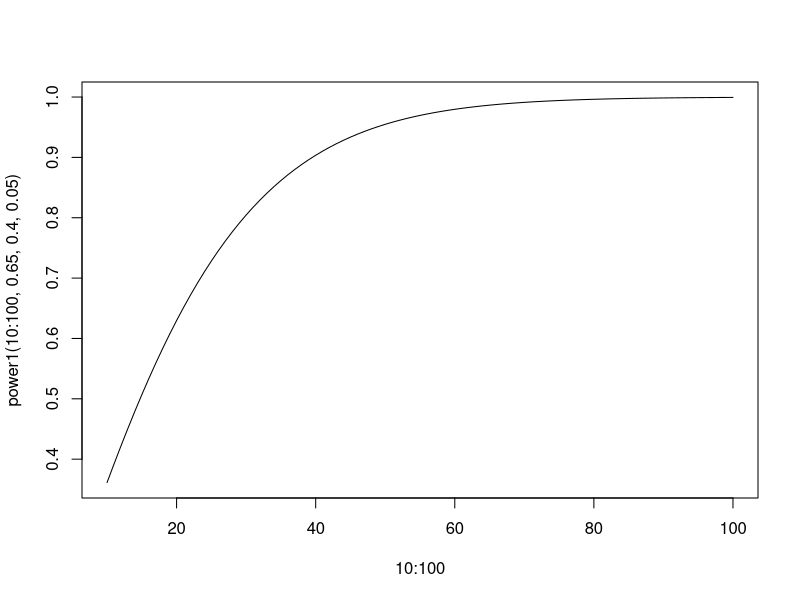

Recreate this plot in R.
# normal approximation 
power1 <- function(n, p_trt, p_ctrl, alpha){
    cutoff <- qnorm(alpha / 2)
    mean_alt <- (p_trt - p_ctrl) / sqrt(p_ctrl * (1 - p_ctrl) / n)
    sd_alt <- sqrt((p_trt * (1 - p_trt)) / p_ctrl / (1 - p_ctrl))
    p1 <- pnorm(cutoff, mean = mean_alt, sd = sd_alt, lower.tail = TRUE)
    p2 <- pnorm(-cutoff, mean = mean_alt, sd = sd_alt, lower.tail = FALSE)
    return(p1 + p2)
}

uniroot(function(n, p_trt, p_ctrl, alpha, power){
    power1(n, p_trt, p_ctrl, alpha) - power
}, interval = c(10, 100), p_trt = 0.65, p_ctrl = 0.4, alpha = 0.05, power = 0.91)

power1(41, 0.65, 0.4, 0.05)

41 / 0.8

plot(10 : 100, power1(10 : 100, 0.65, 0.4, 0.05), type = "l")


# exact test
power2 <- function(n, p_trt, p_ctrl, alpha, alternative = "two.sided"){
    power <- 0
    for(i in (seq(n + 1) - 1)){
        prob <- dbinom(i, size = n, prob = p_trt)
        tmp <- binom.test(i, n, p = p_ctrl, 
                          alternative = alternative, 
                          conf.level = 1 - alpha)
        power <- power + (tmp$p.value < alpha) * prob
    }
    return(power)
}

# There are different logics to find the sample size that meets the power requirement
uniroot(function(n, p_trt, p_ctrl, alpha, power){
    n <- round(n)
    power2(n, p_trt, p_ctrl, alpha, "greater") - power
}, interval = c(10, 100), p_trt = 0.65, p_ctrl = 0.4, alpha = 0.025, power = 0.90)

# one-sided and two-sided results are somewhat different in exact test
power2(41, 0.65, 0.4, 0.05, "two.sided")
power2(41, 0.65, 0.4, 0.025, "greater")


# normal approximation 2?
power3 <- function(n, p_trt, p_ctrl, alpha, alternative = "two.sided"){
    power <- 0
    for(i in (seq(n + 1) - 1)){
        prob <- dbinom(i, size = n, prob = p_trt)
        tmp <- prop.test(i, n, p = p_ctrl, 
                          alternative = alternative, 
                          conf.level = 1 - alpha)
        power <- power + (tmp$p.value <= alpha) * prob
    }
    return(power)
}

uniroot(function(n, p_trt, p_ctrl, alpha, power){
    n <- round(n)
    power3(n, p_trt, p_ctrl, alpha) - power
}, interval = c(10, 100), p_trt = 0.65, p_ctrl = 0.4, alpha = 0.05, power = 0.90)

power3(43, 0.65, 0.4, 0.05)


